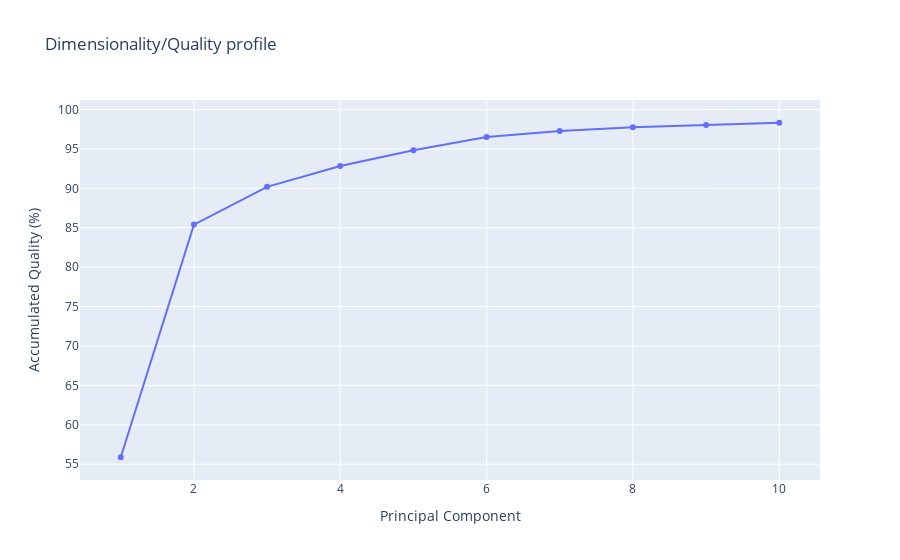

Notebook cell for this chart:
### Markdown cell above
### Dimensionality/Quality Profile

The following plot shows the **percentage** of **explained variance** for a given number of **eigenvectors** (quality) and the **dimensionality** of the sampled space. This graph indicates the **complexity of the flexibility space**, i.e. how many **modes** are necessary to explain the **entire flexibility** of the protein. 

Note that this plot and the previous one provide **physically-different** information and that proteins might display a very **complex pattern of flexibility** (leading to **large dimensionality**) and at the same time be **quite rigid** (**low variance**), or have a **large variance** which can be fully explained by a very **small number of modes**.

### Code cell
# Plotting Dimensionality/quality profile
y = np.array(pcz_info['Eigen_Values_dimensionality_vs_total'])
x = list(range(1,len(y)+1))

plotly.offline.init_notebook_mode(connected=True)

fig = {
    "data": [go.Scatter(x=x, y=y)],
    "layout": go.Layout(title="Dimensionality/Quality profile",
                        xaxis=dict(title = "Principal Component"),
                        yaxis=dict(title = "Accumulated Quality (%)")
                       )
}

plotly.offline.iplot(fig)

### Figure 1 — Plotly figure (JSON) as saved in the notebook; plotly's stock layout.template omitted (floating-point values rounded to 4 significant figures)
{"data": [{"type": "scatter", "x": [1, 2, 3, 4, 5, 6, 7, 8, 9, 10], "y": [55.89, 85.4, 90.19, 92.83, 94.81, 96.51, 97.28, 97.73, 98.04, 98.31]}], "layout": {"title": {"text": "Dimensionality/Quality profile"}, "xaxis": {"title": {"text": "Principal Component"}}, "yaxis": {"title": {"text": "Accumulated Quality (%)"}}}}
